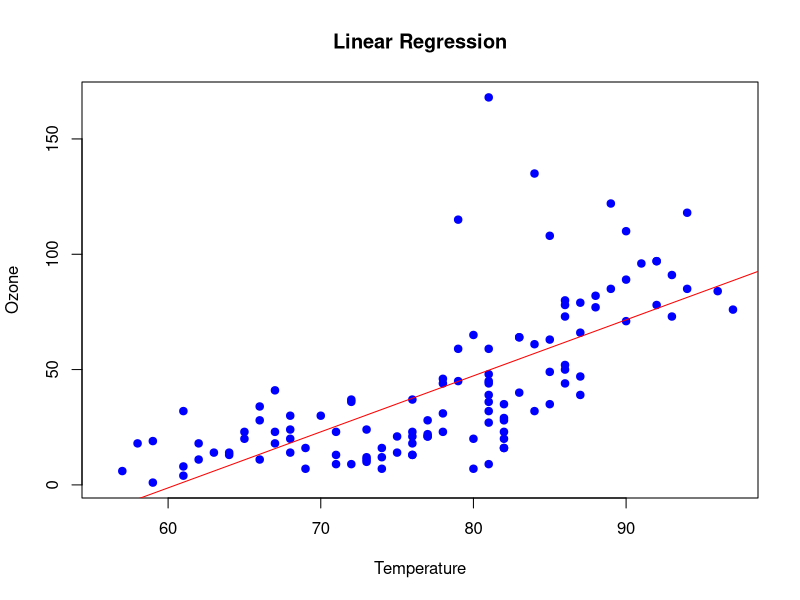
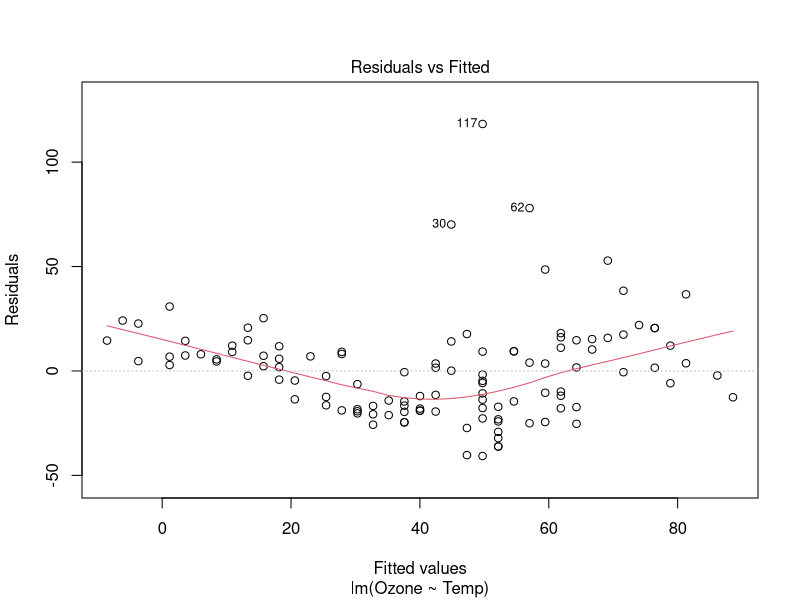
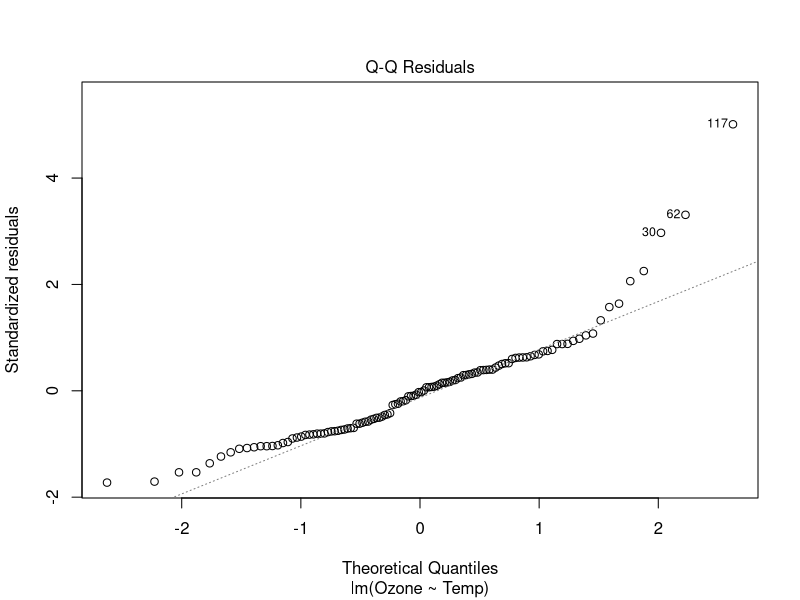
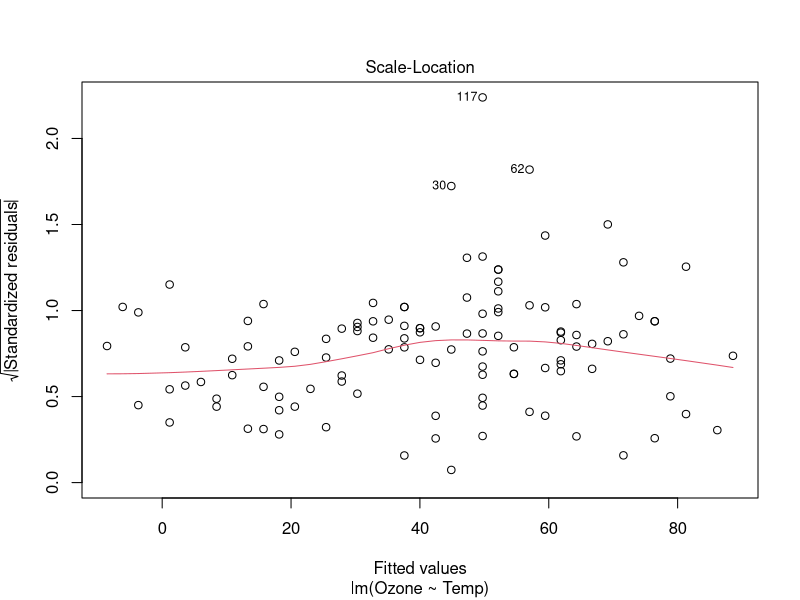
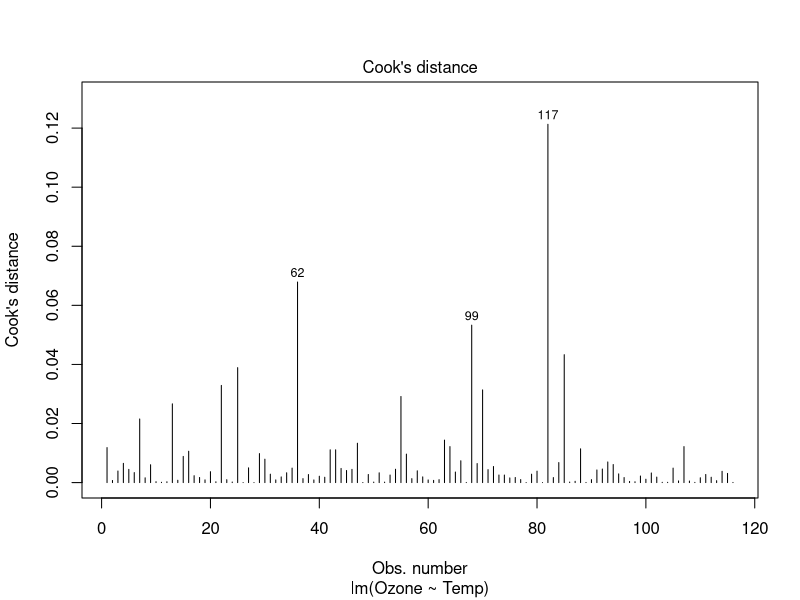
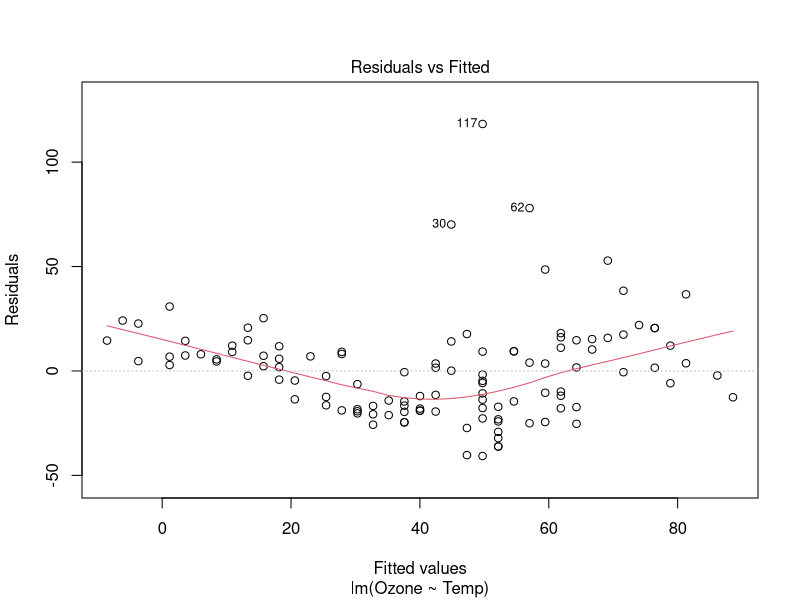
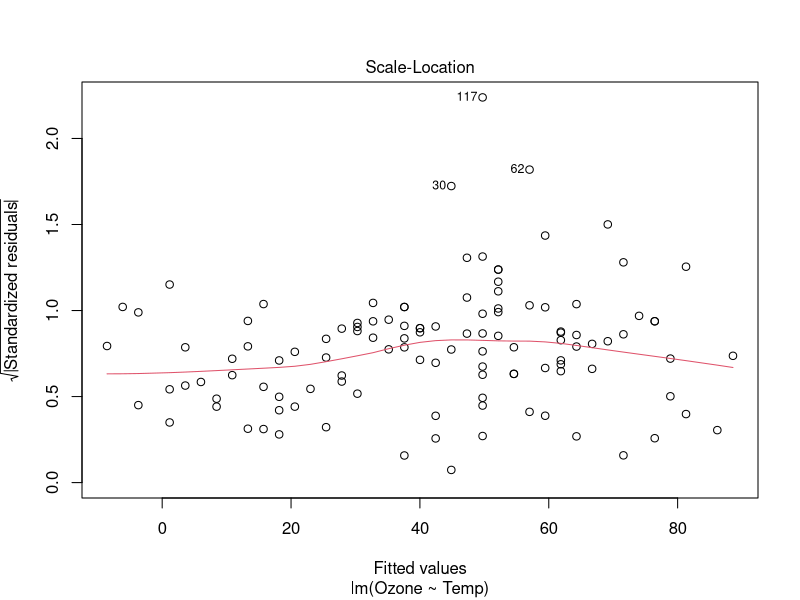
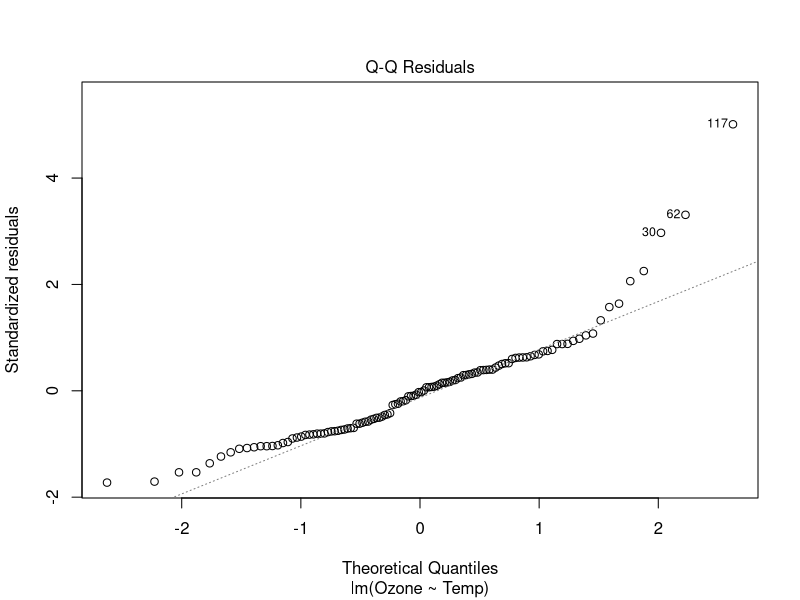

R code for these plots, in order:
data(airquality)
View(airquality)

## Regression Analysis

# Overview
# Regression analysis is a statistical technique that models and estimates the relationship between a dependent variable and one or more independent variables. It is widely used for:
# - Estimating Relationships: Understanding how the dependent variable changes with variations in the independent variables.
# - Predictions: Obtaining point estimates and confidence intervals for predictions.
# - Analyzing Multiple Variables: Using techniques such as linear regression, logistic regression, ridge regression, lasso regression, and polynomial regression.

# Key Concepts
# - Dependent Variable (Y): The output or effect that we are trying to predict or explain.
# - Independent Variable (X): The input or cause that influences the dependent variable.

# Regression Model
# The general form of a regression model is:
# Y = β0 + β1X1 + β2X2 + ... + βkXk + ε
# where:
# - Y is the dependent variable.
# - X1, X2, ..., Xk are the independent variables.
# - β0, β1, β2, ..., βk are the unknown parameters.
# - ε is the error term.

# Estimation of Parameters
# The unknown parameters (β) are estimated using the least squares method, which minimizes the sum of the squared differences between the observed and predicted values.

# Types of Regression
# 1. Linear Regression: Models the relationship between the dependent variable and one or more independent variables using a linear equation.
# 2. Logistic Regression: Used when the dependent variable is categorical, often binary.
# 3. Ridge Regression: A technique for analyzing multiple regression data that suffer from multicollinearity.
# 4. Lasso Regression: Similar to ridge regression but includes a penalty that can shrink some coefficients to zero, effectively selecting a simpler model.
# 5. Polynomial Regression: Models the relationship between the dependent variable and the independent variables as an nth degree polynomial.

# Important Terms
# - Constants: Fixed values in the regression equation.
# - N: Number of independent measurements.
# - k: Number of unknown parameters.

# Applications
# - Predictive Modeling: Forecasting future trends based on historical data.
# - Risk Management: Assessing the impact of various risk factors.
# - Optimization: Finding the best parameters to maximize or minimize a certain outcome.

# Example: Linear Regression
# In this example, we will use the airquality dataset to predict the ozone concentration based on temperature.
data(airquality)
View(airquality)
lm_model <- lm(Ozone ~ Temp, data = airquality)
# formula = dependent_variable ~ independent_variable
summary(lm_model)

# Interpretation
# The regression model shows a statistically significant relationship between temperature and Ozone levels.
# For every 1-degree increase in temperature, Ozone levels are predicted to increase by 2.43 units.
# the model has an R-squared value of 0.487, indicating that 48.7% of the variance in Ozone levels can be explained by temperature.
# However, there is still a significant amount of unexplained variance, as indicated by the residual standard error.

# Plotting the Regression Line
plot(
  airquality$Ozone ~ airquality$Temp, # The
  xlab = "Temperature", # X-axis label
  ylab = "Ozone", # Y-axis label
  pch = 19, # Point character
  col = "blue", # Point color
  main = "Linear Regression"  # Title
)

# a <- coef(lm_model)[1] # Intercept
# b <- coef(lm_model)[2] # Slope
abline(lm_model, col = "red") # Add regression line

# Predictions
new_data <- data.frame(Temp = 80)
predict(lm_model, newdata = new_data)

# Residual Analysis
plot(lm_model, which = 1) # Residuals vs Fitted: Check for linearity
plot(lm_model, which = 2) # Normal Q-Q plot: Check for normality
plot(lm_model, which = 3) # Scale-Location plot: Check for homoscedasticity
plot(lm_model, which = 4) # Residuals vs Leverage: Check for outliers



# Call:
# lm(formula = Ozone ~ Temp, data = airquality)
#
# Residuals:
#     Min      1Q  Median      3Q     Max
# -40.729 -17.409  -0.587  11.306 118.271
#
# Coefficients:
#              Estimate Std. Error t value Pr(>|t|)
# (Intercept) -146.9955    18.2872  -8.038 9.37e-13 ***
# Temp           2.4287     0.2331  10.418  < 2e-16 ***
# ---
# Signif. codes:  0 ‘***’ 0.001 ‘**’ 0.01 ‘*’ 0.05 ‘.’ 0.1 ‘ ’ 1

# Residual standard error: 23.71 on 114 degrees of freedom (37 observations deleted due to missingness)

# Multiple R-squared:  0.4877,	Adjusted R-squared:  0.4832

# F-statistic: 108.5 on 1 and 114 DF,  p-value: < 2.2e-16

# 48.77% of the variance in Ozone levels can be explained by temperature.




# Assumptions of Linear Regression
# 1) Linearity
# Assumption: The relationship between the predictors and the response variable is linear.
# How to Check: Plot residuals vs. fitted values. If the plot shows random scatter around
# the horizontal line (zero), the linearity assumption holds. If there is curvature, it
# suggests the linear model isn't appropriate.
plot(lm_model, 1) # Residuals vs Fitted

# 2) Homoscedasticity (Equal Variance of Residuals)
# Assumption: The residuals have constant variance (homoscedasticity) across all levels of the predicted values.
# How to Check: Use the residuals vs. predicted values plot again. If the residuals
# "fan out" or have a cone shape (i.e., variance increases or decreases with fitted
# values), this indicates heteroscedasticity.
plot(lm_model, 3) # Scale-Location plot

# 3) Normality of Residuals
# Assumption: The residuals are normally distributed.
# How to Check:
# Plot a histogram of the residuals to see if they follow a bell-shaped curve.
# Use a normal probability plot (Q-Q plot) of the residuals. If residuals fall
# along a straight line in the Q-Q plot, they are approximately normally distributed.
plot(lm_model, 2) # Normal Q-Q plot

# 4) Independence of Residuals
# Assumption: The residuals are independent of each other.
# How to Check:
# Examine the residuals vs. predicted values plot again for any obvious patterns.

# 5) Multicollinearity
# Assumption: The independent variables are not highly correlated with each other.
# How to Check:
# First, examine a correlation matrix of all predictors. If pairs of independent variables have high correlation coefficients, multicollinearity might be an issue.
# Use the variance inflation factor (VIF):
# A VIF close to 1 means no multicollinearity.
# A VIF between 1 and 5 suggests moderate multicollinearity, which might not affect the model too much.
# A VIF greater than 5 indicates strong multicollinearity, meaning the model coefficients and p-values may be unreliable.

# 6) Outliers
# Assumption: Outliers do not unduly influence the model fit.
# How to Check:
# Look for outliers in the residuals vs. predicted plot. Points far from the rest may be outliers.
# You can also use formal tests for detecting influential outliers, though this is typically a more advanced topic.
plot(lm_model, 4) # Residuals vs Leverage


# Example
# The annual data on advertising, promotions, sales expenses and sales
# for a sample of companies are given in the sales.csv dataset.
# All variables are measured in millions of dollars. Fit a MLR
# model to predict sales using the other three variables.

# Regression analysis
sales <- read.csv("5_Linear_Regression/sales.csv")
View(sales)


sales_reg <- lm(sales ~ advertising + promotion + expenses, data=sales)
summary(sales_reg)

